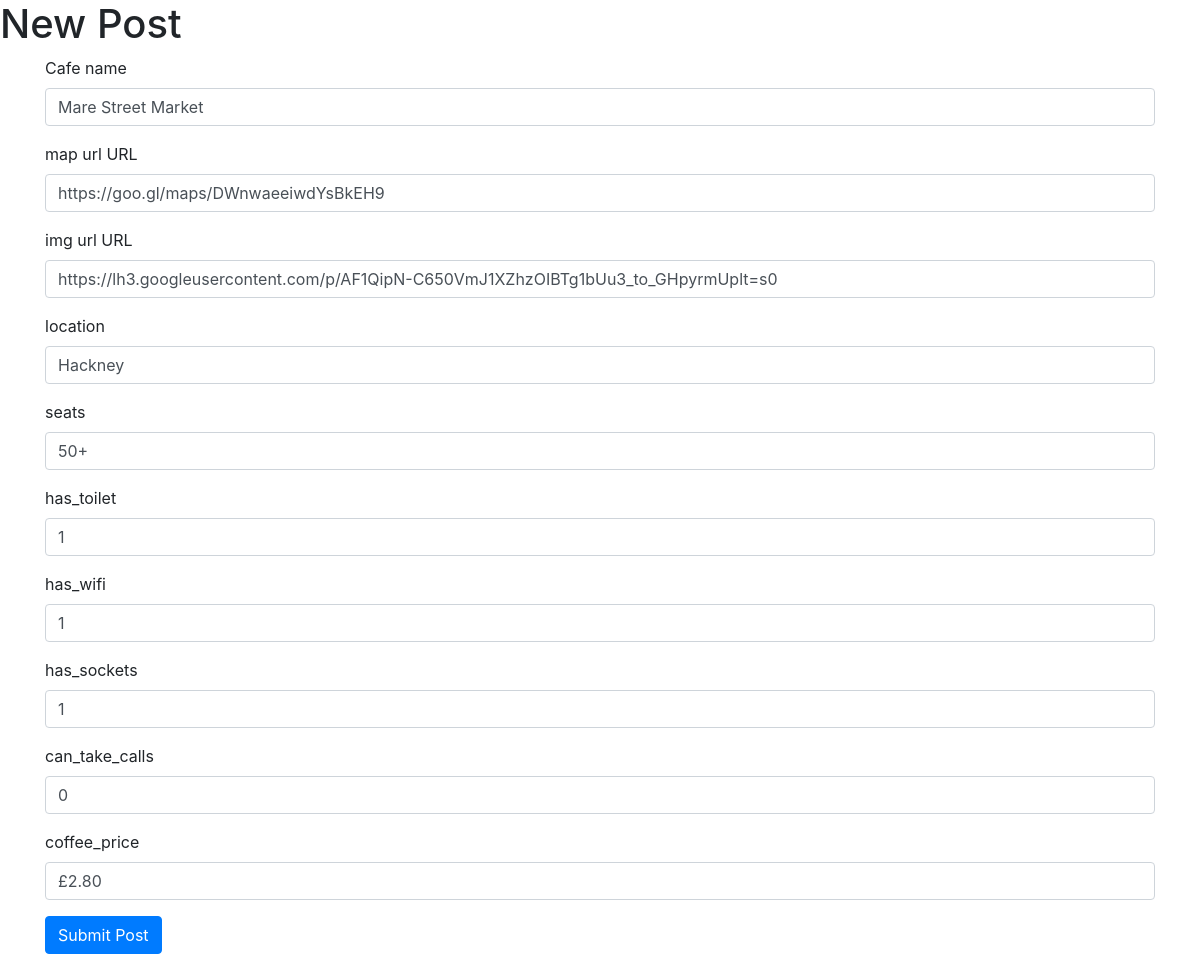
The page /edit-post/6 on the database its author committed.
### app.py (models this page shows)
class Cafe(database.Model):
    id = database.Column(database.Integer, primary_key=True)
    name = database.Column(database.String(250), unique=True, nullable=False)
    map_url = database.Column(database.String(500), nullable=False)
    img_url = database.Column(database.String(500), nullable=False)
    location = database.Column(database.String(250), nullable=False)
    seats = database.Column(database.String(250), nullable=False)
    has_toilet = database.Column(database.String(250), nullable=False)
    has_wifi = database.Column(database.String(250), nullable=False)
    has_sockets = database.Column(database.String(250), nullable=False)
    can_take_calls = database.Column(database.String(250), nullable=False)
    coffee_price = database.Column(database.String(250), nullable=True)

### app.py (the view, shortened to what this page needs)
@app.route("/edit-post/<int:cafe_id>", methods=["POST", "GET"])
def edit_post(cafe_id):
    post = Cafe.query.get(cafe_id)
    edit_form = CreatePostForm(
        name=post.name,
        map_url=post.map_url,
        img_url=post.img_url,
        location=post.location,
        seats=post.seats,
        has_toilet=post.has_toilet,
        has_wifi=post.has_wifi,
        has_sockets=post.has_sockets,
        can_take_calls=post.can_take_calls,
        coffee_price=post.coffee_price
    )
    return render_template("edit.html", form=edit_form)

### app.py
class CreatePostForm(FlaskForm):
    name = StringField("Cafe name", validators=[DataRequired()])
    map_url = StringField("map url URL", validators=[DataRequired()])
    img_url = StringField("img url URL", validators=[DataRequired()])
    location = StringField("location", validators=[DataRequired()])
    seats = StringField("seats", validators=[DataRequired()])
    has_toilet = StringField("has_toilet", validators=[DataRequired()])
    has_wifi = StringField("has_wifi", validators=[DataRequired()])
    has_sockets = StringField("has_sockets", validators=[DataRequired()])
    can_take_calls = StringField("can_take_calls", validators=[DataRequired()])
    coffee_price = StringField("coffee_price", validators=[DataRequired()])
    submit = SubmitField("Submit Post")

### templates/edit.html (shortened to what this page needs)
<!DOCTYPE html>
<html lang="en">
<head>
    <link href="{{ url_for('static', filename='vendor/bootstrap/css/bootstrap.min.css') }}" rel="stylesheet">
</head>
<body>
{% import "bootstrap/wtf.html" as wtf %}
    <div>
        <h1>New Post</h1>
    </div>
    <div class="container">
        {{ wtf.quick_form(form, novalidate=True, button_map={"submit": "primary"}) }}
    </div>
</body>
</html>

### rows shown on the page
Cafe: name "Mare Street Market", map_url "https://goo.gl/maps/DWnwaeeiwdYsBkEH9", img_url "https://lh3.googleusercontent.com/p/AF1QipN-C650VmJ1XZhzOIBTg1bUu3_to_GHpyrmUplt=s0", location "Hackney", seats "50+", has_toilet "1", has_wifi "1", has_sockets "1", can_take_calls "0", coffee_price "£2.80"
